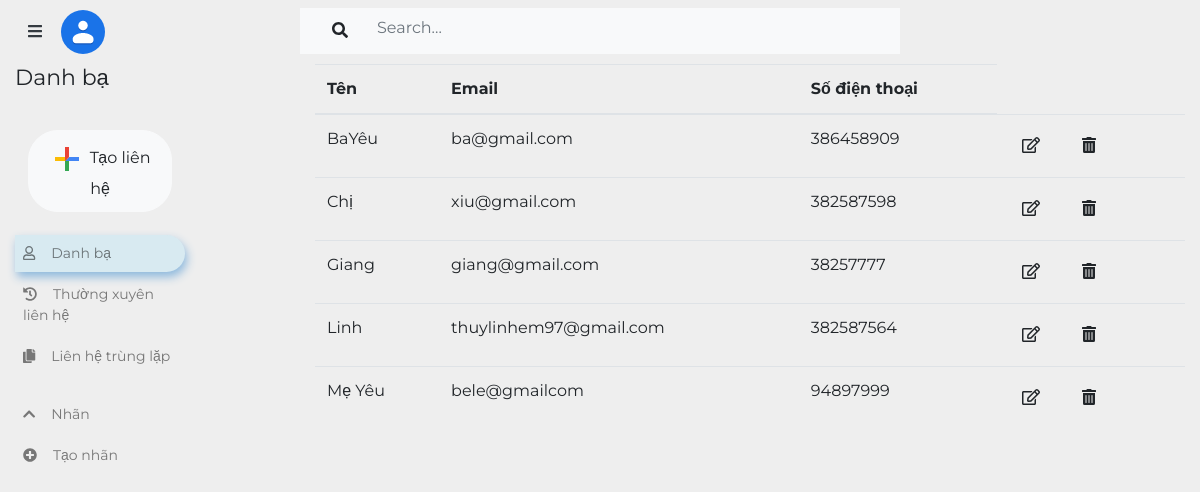
The page /DanhBa/danhba.php on the database its author committed.
### tables this page shows
CREATE TABLE `contact` (
  `Ten` varchar(50) NOT NULL,
  `Email` varchar(50) NOT NULL,
  `SDT` int(11) NOT NULL
);

### DanhBa/model/danhsach.php (called while the page is built, shortened)
<?php
class Danhsach
{
    function __construct ($ten, $email, $sdt) {
        $this->ten = $ten;
        $this->email = $email;
        $this->sdt = $sdt;
    }
    static function connect(){
        $conn = new mysqli("localhost","root","","danhba","3300");
        $conn->set_charset("utf8");
        return $conn;
    }
    static function getListFromDB(){
        $conn = Danhsach::connect();
        $sql = "SELECT * FROM Contact";
        $result = $conn->query($sql);
        $lsDs = array();
        if($result->num_rows > 0){
            while($row = $result -> fetch_assoc()){
                $ds = new Danhsach($row["Ten"],$row["Email"],$row["SDT"]);
                array_push($lsDs, $ds);
            }
        }
        return $lsDs;
    }
}
?>

### DanhBa/danhba.php (the view, shortened to what this page needs)
<?php
  include_once("model/danhsach.php");
  $lsDs=Danhsach::getListFromDB();
?>
<!DOCTYPE html>
<html lang="en">
<head>
    <link rel="stylesheet" href="https://maxcdn.bootstrapcdn.com/bootstrap/4.3.1/css/bootstrap.min.css">
    <link rel="stylesheet" href="style1.css">
</head>
<body >
<nav class="navbar navbar-expand-md navbar-light">
    <div class="collapse navbar-collapse" id="myNavbar">
      <div class="container-fluid">
        <div class="row">
          <div class="col-xl-2 sidebar fixed-top mt-2">
              <button class="btn btn-link btn-xl text-dark order-1 order-sm-0 " id="sidebarToggle" href="#">
                  <i class="fas fa-bars"></i>
              </button>
              <img src="./contact.png" alt="">
              <a class="navbar-brand mr-1"  style="font-size:22px">Danh bạ</a>
            <div class="mt-4 btn "data-toggle="modal" data-target="#myModal">
              <a href="#" class="btn btn-light search-button "data-toggle="modal" data-target="#addContact">
                <span  aria-hidden="true"><svg width="36" height="36" viewBox="0 0 36 36"><path fill="#34A853" d="M16 16v14h4V20z"></path><path fill="#4285F4" d="M30 16H20l-4 4h14z"></path><path fill="#FBBC05" d="M6 16v4h10l4-4z"></path><path fill="#EA4335" d="M20 16V6h-4v14z"></path><path fill="none" d="M0 0h36v36H0z"></path></svg></span>
                <span >Tạo liên hệ</span>
              </a>
            </div>
            <ul class="navbar-nav flex-column mt-3 " style="font-size:14px">
              <li class="nav-item mb-1"> <a href="#" class="nav-link current"> <i class="far fa-user mr-3"></i></i>Danh bạ</a></li>
              <li class="nav-item mb-1  "> <a href="#" class="nav-link  sidebar-link"> <i class="fas fa-history mr-3"></i>Thường xuyên liên hệ</a></li>
              <li class="nav-item mb-1 bottom-border "> <a href="#" class="nav-link sidebar-link mb-2"> <i class="fas fa-copy mr-3"></i>Liên hệ trùng lặp</a></li>
              <li class="nav-item mb-1  mt-2"> <a href="#" class="nav-link sidebar-link"> <i class="fas fa-chevron-up mr-3"></i></i>Nhãn</a></li>
              <li class="nav-item "> <a href="#" class="nav-link sidebar-link"data-toggle="modal" data-target="#addNhan"> <i class="fas fa-plus-circle mr-3"></i>Tạo nhãn</a></li>
          </ul>
        </div>
        <div class=" col-lg-9 ml-auto fixed-top py-2 top-navbar">
          <div class="row align-items-center">
            <div class="col-md-8  bg-light">
              <form method="get">
                <div class="input-group">
                <button type="button"name="ok" value="search"class="btn btn-light search-button"><i class="fas fa-search "></i></button>
                  <input type="text"name="search"class="form-control search-input" placeholder="Search...">
                </div>
              </form>
            </div>
          </div>
        </div>
    </div>
 </nav>
<section>
    <div class="container-fluid ">
      <div class="row mt-5" >
        <div class="col-xl-9 ml-auto">
              <table class="table" >
                <thead>
                  <tr >
                    <th>Tên</th>
                    <th>Email</th>
                    <th>Số điện thoại</th>
                  </tr>
                </thead>
                <tbody>
                <?php
			          for ($i = 0; $i < count($lsDs); $i++) { ?>
                  <tr class="sidebar-link">
                    <td><?php echo $lsDs[$i]->ten ?></td>
                    <td><?php echo $lsDs[$i]->email ?></td>
                    <td><?php echo $lsDs[$i]->sdt ?></td>
                    <td class="d-flex">
						<button class="btn mr-3" title="Chỉnh sửa liên hệ" data-toggle="modal" data-target="#editItem<?php echo $i ?>"><i class="far fa-edit"></i></button>
						<button class="btn" title="Xóa" name="delete" data-toggle="modal" data-target="#deleteItem<?php echo $i ?>"><i class="fas fa-trash-alt"></i></button>
                    </td>
                  </tr>
                    <?php } ?>
                </tbody>
              </table>
        </div>
        </div>
    </div>
  </section>
  </body>
</html>

### DanhBa/style1.css (style rules this page uses)
body { font-family:'Montserrat', sans-serif; background-color: #eee; }
.sidebar { height: 100vh; background-position: center; background-repeat: no-repeat; background-size: cover; }
.bottom-border { border-bottom: 1px groove #eee; }
.sidebar-link { border-top-right-radius: 30px; border-bottom-right-radius: 30px; transition: all .4s; }
.current { background-color: rgb(216, 234, 241); border-top-right-radius: 30px; border-bottom-right-radius: 30px; box-shadow: 2px 5px 10px rgb(142, 185, 221); transition: all .3s; }
.search-input { background: transparent; border:none; border-radius: 0; transition: all .4s; }
.search-button { border-radius: 30px; padding:10px 16px; transition: all .4s; }

### rows shown on the page
contact: Ten "BaYêu", Email "ba@gmail.com", SDT "386458909"
contact: Ten "Chị", Email "xiu@gmail.com", SDT "382587598"
contact: Ten "Giang", Email "giang@gmail.com", SDT "38257777"
contact: Ten "Linh", Email "thuylinhem97@gmail.com", SDT "382587564"
contact: Ten "Mẹ Yêu", Email "bele@gmailcom", SDT "94897999"
